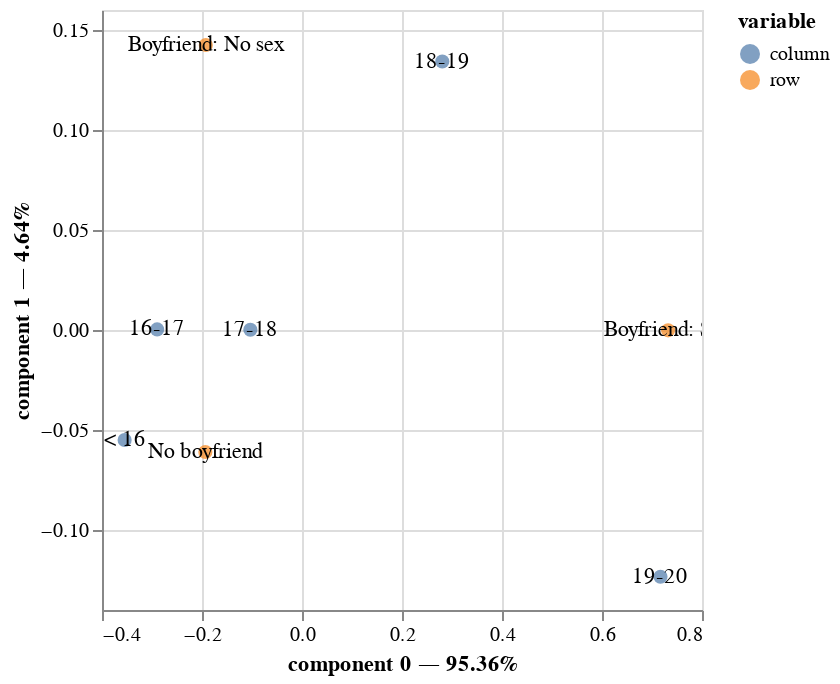

Write notebook code for a chart like this one.
### Code cell
# Correspondence analysis with the prince package, 2 components
ca = CA(n_components=2)
ca.fit(girls)

# Analyzing results
print("Eigenvalues/Inertias:\n", ca.eigenvalues_summary)
print("\nRow contributions (%):\n", ca.row_contributions_.head().map(lambda x: "{:.1f}".format(x*100)))
print("\nColumn contributions (%):\n", ca.column_contributions_.head().map(lambda x: "{:.2f}".format(x*100)))

# Using function
two_dimension_graph(girls, ca)

# An HTML-interactive plot through the prince package. Will not show on the pdf version.
ca.plot(
    girls,
    x_component=0,
    y_component=1,
    show_row_markers=True,
    show_column_markers=True,
    show_row_labels=True,
    show_column_labels=True
)

### Figure 1 — Vega-Lite specification as saved in the notebook (floating-point values rounded to 4 significant figures)
{"config": {"view": {"continuousWidth": 300, "continuousHeight": 300}}, "layer": [{"data": {"name": "data-6dd9fa2080a7e18d2e37a7f0891923c0"}, "mark": {"type": "circle", "size": 50}, "encoding": {"color": {"field": "variable", "type": "nominal"}, "tooltip": [{"field": "variable", "type": "nominal"}, {"field": "value", "type": "nominal"}, {"field": "component 0", "type": "quantitative"}, {"field": "component 1", "type": "quantitative"}], "x": {"axis": {"title": "component 0 — 95.36%"}, "field": "component 0", "scale": {"zero": false}, "type": "quantitative"}, "y": {"axis": {"title": "component 1 — 4.64%"}, "field": "component 1", "scale": {"zero": false}, "type": "quantitative"}}, "name": "view_34"}, {"data": {"name": "data-6dd9fa2080a7e18d2e37a7f0891923c0"}, "mark": {"type": "text"}, "encoding": {"text": {"field": "label", "type": "nominal"}, "x": {"axis": {"title": "component 0 — 95.36%"}, "field": "component 0", "scale": {"zero": false}, "type": "quantitative"}, "y": {"axis": {"title": "component 1 — 4.64%"}, "field": "component 1", "scale": {"zero": false}, "type": "quantitative"}}}, {"data": {"name": "data-5822c87e5cacafbbf6f0a834774838ec"}, "mark": {"type": "circle", "size": 50}, "encoding": {"color": {"field": "variable", "type": "nominal"}, "tooltip": [{"field": "variable", "type": "nominal"}, {"field": "value", "type": "nominal"}, {"field": "component 0", "type": "quantitative"}, {"field": "component 1", "type": "quantitative"}], "x": {"axis": {"title": "component 0 — 95.36%"}, "field": "component 0", "scale": {"zero": false}, "type": "quantitative"}, "y": {"axis": {"title": "component 1 — 4.64%"}, "field": "component 1", "scale": {"zero": false}, "type": "quantitative"}}}, {"data": {"name": "data-5822c87e5cacafbbf6f0a834774838ec"}, "mark": {"type": "text"}, "encoding": {"text": {"field": "label", "type": "nominal"}, "x": {"axis": {"title": "component 0 — 95.36%"}, "field": "component 0", "scale": {"zero": false}, "type": "quantitative"}, "y": {"axis": {"title": "component 1 — 4.64%"}, "field": "component 1", "scale": {"zero": false}, "type": "quantitative"}}}], "params": [{"name": "param_38", "select": {"type": "interval", "encodings": ["x", "y"]}, "bind": "scales", "views": ["view_34"]}], "$schema": "https://vega.github.io/schema/vega-lite/v5.17.0.json", "datasets": {"data-6dd9fa2080a7e18d2e37a7f0891923c0": [{"component 0": -0.1933, "component 1": -0.06102, "variable": "row", "value": "No boyfriend", "label": "No boyfriend"}, {"component 0": -0.1924, "component 1": 0.1425, "variable": "row", "value": "Boyfriend: No sex", "label": "Boyfriend: No sex"}, {"component 0": 0.7322, "component 1": -0.0001684, "variable": "row", "value": "Boyfriend: Sex", "label": "Boyfriend: Sex"}], "data-5822c87e5cacafbbf6f0a834774838ec": [{"component 0": -0.3547, "component 1": -0.05502, "variable": "column", "value": "< 16", "label": "< 16"}, {"component 0": -0.2897, "component 1": 0.0003019, "variable": "column", "value": "16-17", "label": "16-17"}, {"component 0": -0.1033, "component 1": 0.0001076, "variable": "column", "value": "17-18", "label": "17-18"}, {"component 0": 0.2806, "component 1": 0.1342, "variable": "column", "value": "18-19", "label": "18-19"}, {"component 0": 0.7169, "component 1": -0.1234, "variable": "column", "value": "19-20", "label": "19-20"}]}}
